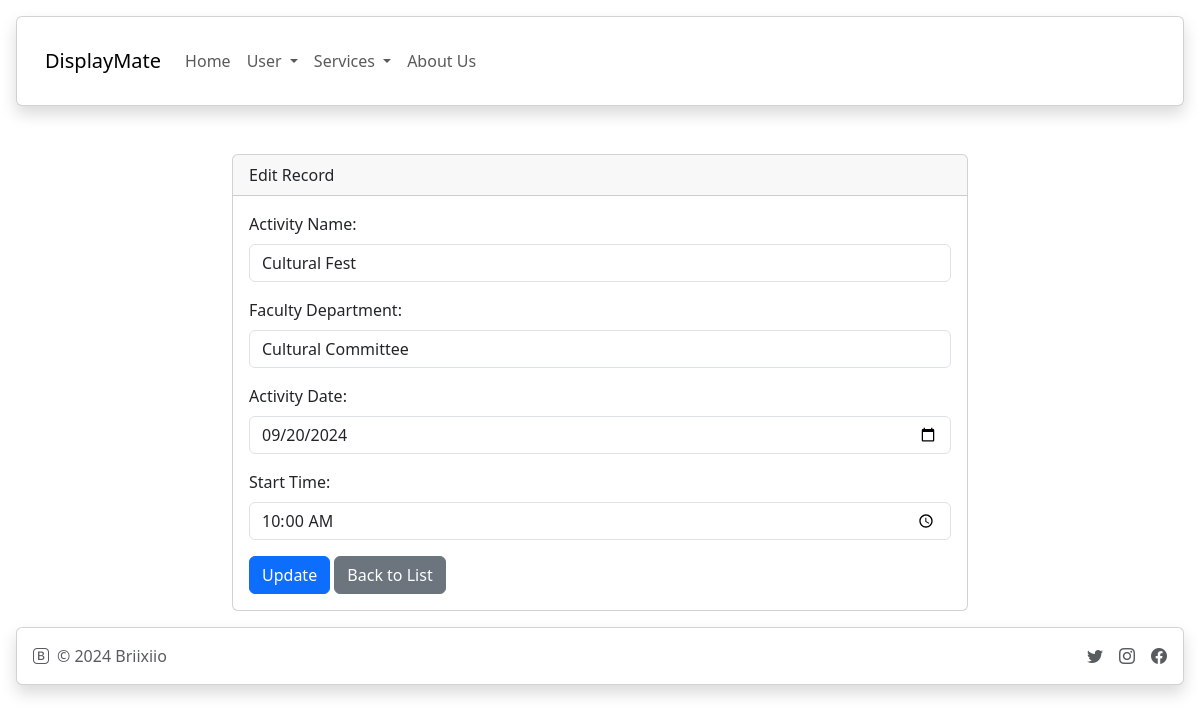
Page /edit.php?table=extra_curricular&id=2 (signed in) on the committed database.
### tables this page shows
CREATE TABLE `extra_curricular` (
  `id` int(11) NOT NULL,
  `activity_name` varchar(255) NOT NULL,
  `faculty_department` varchar(255) NOT NULL,
  `activity_date` date NOT NULL,
  `start_time` time NOT NULL
);

### edit.php (the view, shortened to what this page needs)
<?php
require 'config.php';
$table = $_GET['table'] ?? null;
$id = $_GET['id'] ?? null;
$tableConfigs = [
    'holiday' => [
        'fields' => ['date', 'description'],
        'labels' => ['Date', 'Description'],
    ],
    'exams' => [
        'fields' => ['exam_name', 'faculty', 'exam_date', 'start_time'],
        'labels' => ['Exam Name', 'Faculty', 'Exam Date', 'Start Time'],
    ],
    'extra_curricular' => [
        'fields' => ['activity_name', 'faculty_department', 'activity_date', 'start_time'],
        'labels' => ['Activity Name', 'Faculty Department', 'Activity Date', 'Start Time'],
    ],
    'special_events' => [
        'fields' => ['event_name', 'organizing_department', 'event_date', 'start_time'],
        'labels' => ['Event Name', 'Organizing Department', 'Event Date', 'Start Time'],
    ],
];
$fields = $tableConfigs[$table]['fields'];
$labels = $tableConfigs[$table]['labels'];
$sql = "SELECT * FROM $table WHERE id = :id";
$stmt = $pdo->prepare($sql);
$stmt->execute(['id' => $id]);
$record = $stmt->fetch(PDO::FETCH_ASSOC);
?>
<!DOCTYPE html>
<html lang="en">
<head>
    <link rel="stylesheet" href="vendor/twbs/bootstrap/dist/css/bootstrap.min.css">
    <link rel="stylesheet" href="vendor/twbs/bootstrap-icons/font/bootstrap-icons.css">
</head>
<body>
    <?php include './_partials/navbar.php'; ?>
    <div class="container mt-5">
        <div class="row justify-content-center">
            <div class="col-md-8">
                <div class="card">
                    <div class="card-header">
                        Edit Record
                    </div>
                    <div class="card-body">
                        <form action="" method="post">
                            <?php foreach ($fields as $index => $field): ?>
                                <div class="mb-3">
                                    <label for="<?= $field ?>" class="form-label"><?= $labels[$index] ?>:</label>
                                    <input
                                        type="<?= strpos($field, '_date') !== false ? 'date' : (strpos($field, '_time') !== false ? 'time' : 'text') ?>"
                                        id="<?= $field ?>" name="<?= $field ?>"
                                        value="<?= htmlspecialchars($record[$field]) ?>" class="form-control" required>
                                </div>
                            <?php endforeach; ?>
                            <button type="submit" name="update" class="btn btn-primary">Update</button>
                            <a href="dashboard.php" class="btn btn-secondary">Back to List</a>
                        </form>
                    </div>
                </div>
            </div>
        </div>
    </div>
    <?php include './_partials/footer.php'; ?>
</body>
</html>

### rows in the picture
extra_curricular: activity_name "Cultural Fest", faculty_department "Cultural Committee", activity_date "09/20/2024", start_time "10:00:00"

### other values in the picture
$item['label'] "Home"
$item['label'] "User"
$item['label'] "Services"
$item['label'] "About Us"
$labels[$index] "Activity Name"
$labels[$index] "Faculty Department"
$labels[$index] "Activity Date"
$labels[$index] "Start Time"
